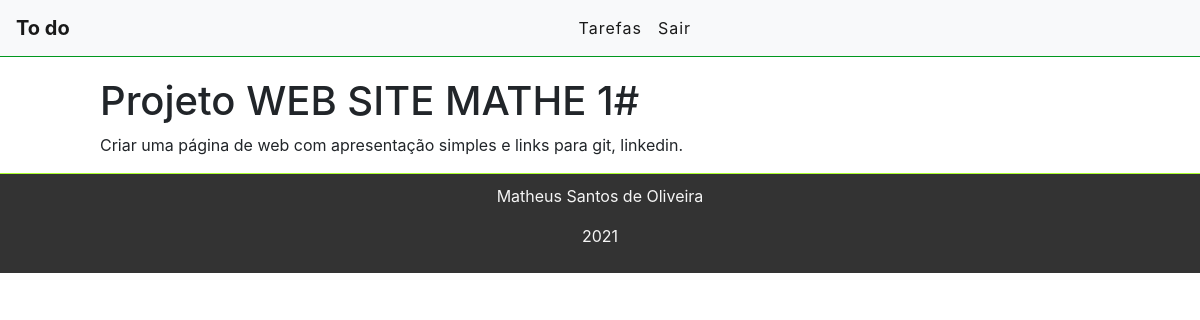
The app's page /task/19 (signed in) with its own data.
### tasks/models.py (models this page shows, shortened)
class Task(models.Model):
    STATUS = (('doing', 'doing'), ('done', 'done'),)
    title = models.CharField(max_length=255)
    description = models.TextField()
    done = models.CharField(max_length=5,choices=STATUS)
    user = models.ForeignKey(get_user_model(), on_delete=models.CASCADE) #models.CASDADE deleta todos os dados quando o usuário deleta a conta
    created_at = models.DateField(auto_now_add=True)
    updated_at = models.DateField(auto_now=True)

### tasks/views.py (the view)
# urls.py: path('task/<int:id>', views.TaskView, name="task-view"), #R
@login_required
def TaskView(request, id):  # CRUD = R
    tasks = get_object_or_404(Task, pk=id)
    return render(request, 'task/task.html', {'task': tasks})

### tasks/templates/task/task.html (shortened to what this page needs)
{% extends 'base.html' %}
{% block content %}
<div class="offset-1 col-10 list-div">
    <h1>{{task.title}}</h1>
    <p>{{task.description}}</p>
</div>
{% endblock %}

### tasks/static/css/styles.css (style rules this page uses)
.list-div { padding: 0; }

### records on screen
Task: title "Projeto WEB SITE MATHE 1#", description "Criar uma página de web com apresentação simples e links para git, linkedin."
